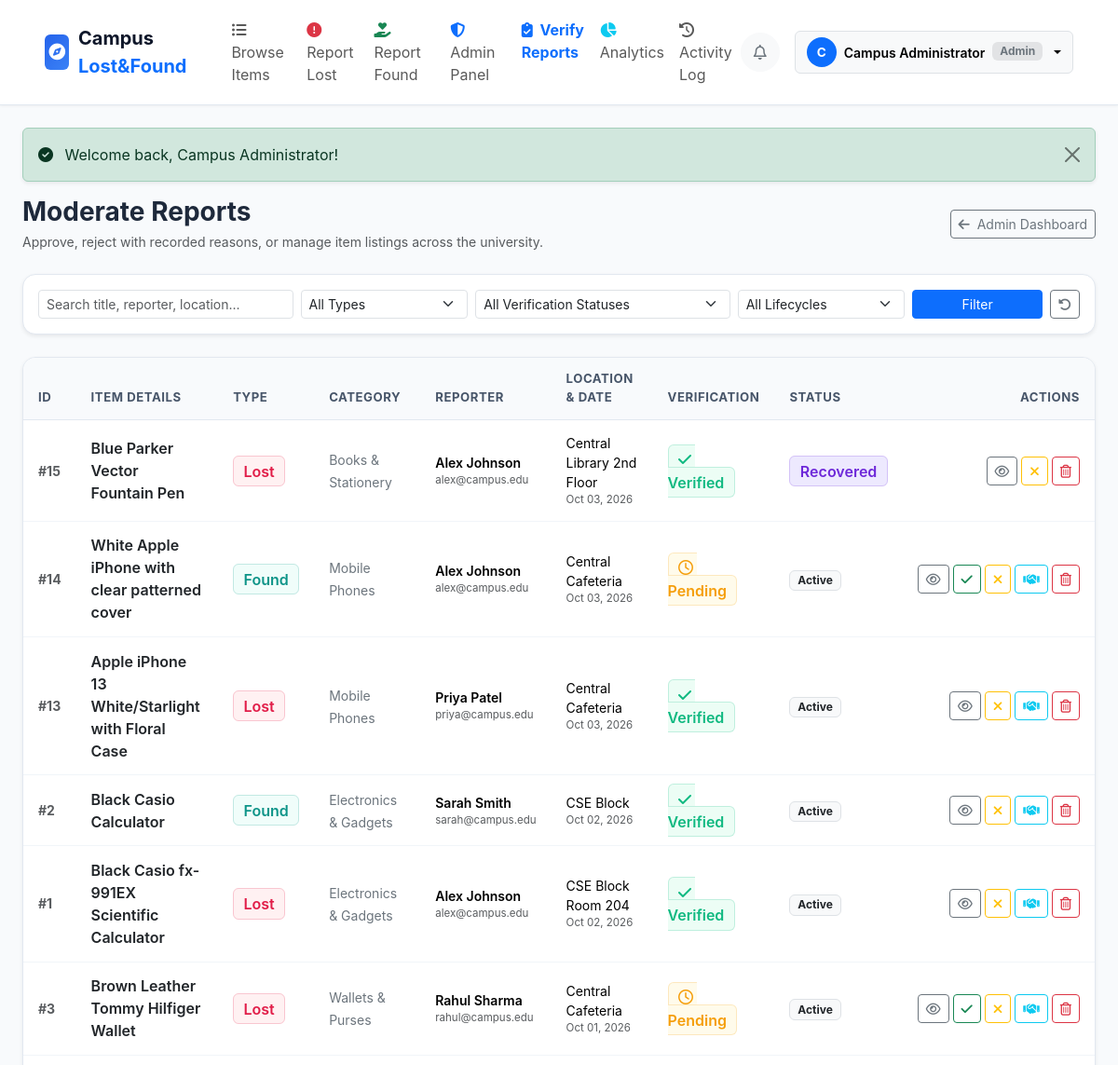
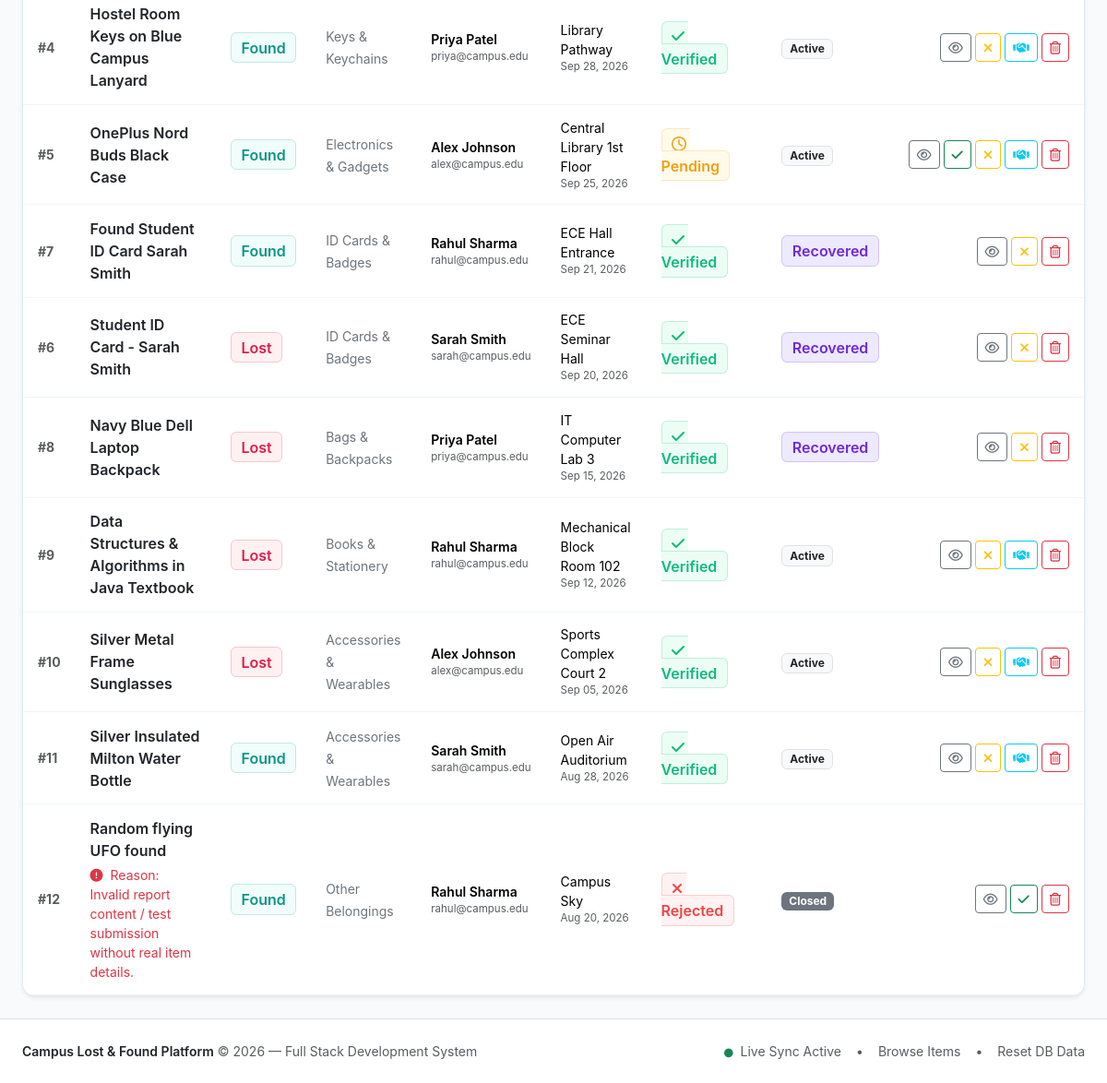
The app's page /admin/manage_reports.php (signed in) with its own data (2 pictures, top to bottom).
### tables this page shows
CREATE TABLE `reports` (
  `id` int(11) NOT NULL AUTO_INCREMENT,
  `user_id` int(11) NOT NULL,
  `type` enum('lost','found') NOT NULL,
  `category_id` int(11) NOT NULL,
  `title` varchar(150) NOT NULL,
  `description` text NOT NULL,
  `location` varchar(150) NOT NULL,
  `item_date` date NOT NULL,
  `image_path` varchar(255) DEFAULT NULL,
  `status` enum('active','recovered','closed') DEFAULT 'active',
  `verification_status` enum('pending','verified','rejected') DEFAULT 'pending',
  `rejection_reason` text DEFAULT NULL,
  `is_deleted` tinyint(1) DEFAULT 0,
  `recovered_at` datetime DEFAULT NULL,
  `recovered_by` int(11) DEFAULT NULL,
  `created_at` timestamp NOT NULL DEFAULT current_timestamp(),
  `updated_at` timestamp NOT NULL DEFAULT current_timestamp() ON UPDATE current_timestamp(),
  PRIMARY KEY (`id`),
  KEY `user_id` (`user_id`),
  KEY `category_id` (`category_id`),
  CONSTRAINT `reports_ibfk_1` FOREIGN KEY (`user_id`) REFERENCES `users` (`id`) ON DELETE CASCADE,
  CONSTRAINT `reports_ibfk_2` FOREIGN KEY (`category_id`) REFERENCES `categories` (`id`)
);

CREATE TABLE `categories` (
  `id` int(11) NOT NULL AUTO_INCREMENT,
  `name` varchar(80) NOT NULL,
  `icon` varchar(50) DEFAULT 'fa-box',
  `description` varchar(255) DEFAULT '',
  PRIMARY KEY (`id`),
  UNIQUE KEY `name` (`name`)
);

CREATE TABLE `users` (
  `id` int(11) NOT NULL AUTO_INCREMENT,
  `name` varchar(100) NOT NULL,
  `email` varchar(150) NOT NULL,
  `password` varchar(255) NOT NULL,
  `role` enum('student','admin') DEFAULT 'student',
  `student_id` varchar(50) DEFAULT NULL,
  `department` varchar(100) DEFAULT NULL,
  `phone` varchar(30) DEFAULT NULL,
  `avatar` varchar(255) DEFAULT NULL,
  `created_at` timestamp NOT NULL DEFAULT current_timestamp(),
  PRIMARY KEY (`id`),
  UNIQUE KEY `email` (`email`)
);

### config/session.php (called while the page is built, shortened)
<?php
function get_base_url() {
    $appUrl = getenv('APP_URL') ?: ($_ENV['APP_URL'] ?? '');
    $scriptName = str_replace('\\', '/', $_SERVER['SCRIPT_NAME'] ?? '');
    $knownSubdirs = ['/admin', '/student', '/api', '/auth', '/includes', '/config'];
    $dir = dirname($scriptName);
    foreach ($knownSubdirs as $sub) {
        if (substr($dir, -strlen($sub)) === $sub) {
            $dir = substr($dir, 0, -strlen($sub));
            break;
        }
    }
    $dir = str_replace('\\', '/', $dir);
    if ($dir === '/' || $dir === '.' || empty($dir)) {
        return '';
    }
    return rtrim($dir, '/');
}

### admin/manage_reports.php (the view, shortened to what this page needs)
<?php
require_once __DIR__ . '/../config/helpers.php';
$searchQuery = trim($_GET['q'] ?? '');
$sql = "
    SELECT r.*, u.name AS reporter_name, u.email AS reporter_email, c.name AS category_name, c.icon AS category_icon
    FROM reports r
    JOIN users u ON r.user_id = u.id
    JOIN categories c ON r.category_id = c.id
    WHERE r.is_deleted = 0
";
$params = [];
$sql .= " ORDER BY r.created_at DESC";
$stmt = $pdo->prepare($sql);
$stmt->execute($params);
$reports = $stmt->fetchAll(PDO::FETCH_ASSOC);
require_once __DIR__ . '/../includes/header.php';
?>
<div class="d-flex flex-column flex-md-row justify-content-between align-items-md-center mb-4 gap-3">
    <div>
        <h3 class="fw-bold mb-1">Moderate Reports</h3>
        <p class="text-muted small mb-0">Approve, reject with recorded reasons, or manage item listings across the university.</p>
    </div>
    <div class="d-flex gap-2">
        <a href="<?= $baseUrl ?>/admin/dashboard.php" class="btn btn-outline-secondary btn-sm">
            <i class="fa-solid fa-arrow-left me-1"></i> Admin Dashboard
        </a>
    </div>
</div>
<div class="card card-custom p-3 mb-4 shadow-sm">
    <form method="GET" action="manage_reports.php" class="row g-2 align-items-center">
        <div class="col-md-3">
            <input type="text" name="q" class="form-control form-control-sm" placeholder="Search title, reporter, location..." value="<?= e($searchQuery) ?>">
        </div>
        <div class="col-md-2">
            <select name="type" class="form-select form-select-sm" onchange="this.form.submit()">
                <option value="all">All Types</option>
            </select>
        </div>
        <div class="col-md-3">
            <select name="verification" class="form-select form-select-sm" onchange="this.form.submit()">
                <option value="all">All Verification Statuses</option>
            </select>
        </div>
        <div class="col-md-2">
            <select name="status" class="form-select form-select-sm" onchange="this.form.submit()">
                <option value="all">All Lifecycles</option>
            </select>
        </div>
        <div class="col-md-2 d-flex gap-2">
            <button type="submit" class="btn btn-primary btn-sm flex-fill">Filter</button>
            <a href="manage_reports.php" class="btn btn-outline-secondary btn-sm" title="Reset Filters"><i class="fa-solid fa-rotate-left"></i></a>
        </div>
    </form>
</div>
<?php if (empty($reports)): ?>
    <div class="empty-state">
        <div class="empty-state-icon"><i class="fa-solid fa-magnifying-glass"></i></div>
        <h5 class="empty-state-title">No reports match your filters</h5>
        <p class="empty-state-text">Try adjusting the verification filter or clearing the search keyword.</p>
        <a href="manage_reports.php" class="btn btn-outline-secondary btn-sm">Clear Filters</a>
    </div>
<?php else: ?>
    <div class="card card-custom p-0 overflow-hidden shadow-sm">
        <div class="table-responsive">
            <table class="table table-custom table-hover mb-0">
                <thead>
                    <tr>
                        <th>ID</th>
                        <th>Item Details</th>
                        <th>Type</th>
                        <th>Category</th>
                        <th>Reporter</th>
                        <th>Location &amp; Date</th>
                        <th>Verification</th>
                        <th>Status</th>
                        <th class="text-end">Actions</th>
                    </tr>
                </thead>
                <tbody>
                    <?php foreach ($reports as $r): ?>
                        <tr>
                            <td class="small fw-bold text-muted">#<?= $r['id'] ?></td>
                            <td>
                                <a href="<?= $baseUrl ?>/item_details.php?id=<?= $r['id'] ?>" class="fw-semibold text-dark text-decoration-none">
                                    <?= e($r['title']) ?>
                                </a>
                                <?php if (!empty($r['rejection_reason'])): ?>
                                    <div class="text-danger small mt-1">
                                        <i class="fa-solid fa-circle-exclamation me-1"></i> Reason: <?= e($r['rejection_reason']) ?>
                                    </div>
                                <?php endif; ?>
                            </td>
                            <td>
                                <?php if ($r['type'] === 'lost'): ?>
                                    <span class="badge-lost">Lost</span>
                                <?php else: ?>
                                    <span class="badge-found">Found</span>
                                <?php endif; ?>
                            </td>
                            <td>
                                <span class="small text-secondary"><?= e($r['category_name']) ?></span>
                            </td>
                            <td>
                                <div class="small fw-semibold"><?= e($r['reporter_name']) ?></div>
                                <div class="text-muted" style="font-size: 0.72rem;"><?= e($r['reporter_email']) ?></div>
                            </td>
                            <td>
                                <div class="small"><?= e($r['location']) ?></div>
                                <div class="text-muted" style="font-size: 0.72rem;"><?= date('M d, Y', strtotime($r['item_date'])) ?></div>
                            </td>
                            <td>
                                <?php if ($r['verification_status'] === 'verified'): ?>
                                    <span class="badge-verified"><i class="fa-solid fa-check me-1"></i> Verified</span>
                                <?php elseif ($r['verification_status'] === 'pending'): ?>
                                    <span class="badge-pending"><i class="fa-regular fa-clock me-1"></i> Pending</span>
                                <?php else: ?>
                                    <span class="badge-rejected"><i class="fa-solid fa-xmark me-1"></i> Rejected</span>
                                <?php endif; ?>
                            </td>
                            <td>
                                <?php if ($r['status'] === 'recovered'): ?>
                                    <span class="badge-recovered">Recovered</span>
                                <?php elseif ($r['status'] === 'active'): ?>
                                    <span class="badge bg-light text-dark border">Active</span>
                                <?php else: ?>
                                    <span class="badge bg-secondary">Closed</span>
                                <?php endif; ?>
                            </td>
                            <td class="text-end">
                                <div class="d-inline-flex gap-1">
                                    <a href="<?= $baseUrl ?>/item_details.php?id=<?= $r['id'] ?>" class="btn btn-outline-secondary btn-sm py-1 px-2" title="View details">
                                        <i class="fa-regular fa-eye"></i>
                                    </a>
                                    <?php if ($r['verification_status'] !== 'verified'): ?>
                                        <a href="manage_reports.php?action=verify&id=<?= $r['id'] ?>" class="btn btn-outline-success btn-sm py-1 px-2" title="Verify report" onclick="return confirm('Verify and approve this report?');">
                                            <i class="fa-solid fa-check"></i>
                                        </a>
                                    <?php endif; ?>
                                    <?php if ($r['verification_status'] !== 'rejected'): ?>
                                        <button type="button" class="btn btn-outline-warning btn-sm py-1 px-2" title="Reject report" onclick="openRejectModal(<?= $r['id'] ?>, '<?= e(addslashes($r['title'])) ?>')">
                                            <i class="fa-solid fa-xmark"></i>
                                        </button>
                                    <?php endif; ?>
                                    <?php if ($r['status'] === 'active'): ?>
                                        <a href="manage_reports.php?action=recover&id=<?= $r['id'] ?>" class="btn btn-outline-info btn-sm py-1 px-2" title="Mark as Recovered" onclick="return confirm('Mark this item as recovered?');">
                                            <i class="fa-solid fa-handshake"></i>
                                        </a>
                                    <?php endif; ?>
                                    <a href="manage_reports.php?action=delete&id=<?= $r['id'] ?>" class="btn btn-outline-danger btn-sm py-1 px-2" title="Remove from public view" onclick="return confirm('Are you sure you want to remove this report from public listings?');">
                                        <i class="fa-regular fa-trash-can"></i>
                                    </a>
                                </div>
                            </td>
                        </tr>
                    <?php endforeach; ?>
                </tbody>
            </table>
        </div>
    </div>
<?php endif; ?>
<?php require_once __DIR__ . '/../includes/footer.php'; ?>

### assets/css/style.css (style rules this page uses)
:root { --primary: #2563eb; --primary-hover: #1d4ed8; --primary-soft: #eff6ff; --success: #10b981; --success-soft: #ecfdf5; --warning: #f59e0b; --warning-soft: #fffbeb; --danger: #ef4444; --danger-soft: #fef2f2; --lost-color: #e11d48; --lost-bg: #fff1f2; --found-color: #0d9488; --found-bg: #f0fdfa; --text-main: #1e293b; --text-muted: #64748b; --border-color: #e2e8f0; --card-bg: #ffffff; --body-bg: #f8fafc; --radius-sm: 6px; --radius-md: 10px; --radius-lg: 14px; --shadow-sm: 0 1px 3px rgba(0, 0, 0, 0.05); --shadow-md: 0 4px 12px rgba(0, 0, 0, 0.06); --shadow-lg: 0 10px 25px rgba(0, 0, 0, 0.08); }
body { font-family: -apple-system, BlinkMacSystemFont, "Segoe UI", Roboto, "Helvetica Neue", Arial, sans-serif; color: var(--text-main); background-color: var(--body-bg); min-height: 100vh; display: flex; flex-direction: column; }
.card-custom { background: var(--card-bg); border: 1px solid var(--border-color); border-radius: var(--radius-lg); box-shadow: var(--shadow-sm); transition: transform 0.2s ease, box-shadow 0.2s ease; }
.badge-lost { background-color: var(--lost-bg); color: var(--lost-color); border: 1px solid rgba(225, 29, 72, 0.2); font-weight: 600; padding: 0.35em 0.65em; border-radius: var(--radius-sm); }
.badge-found { background-color: var(--found-bg); color: var(--found-color); border: 1px solid rgba(13, 148, 136, 0.2); font-weight: 600; padding: 0.35em 0.65em; border-radius: var(--radius-sm); }
.badge-recovered { background-color: #ede9fe; color: #6d28d9; border: 1px solid rgba(109, 40, 217, 0.2); font-weight: 600; padding: 0.35em 0.65em; border-radius: var(--radius-sm); }
.badge-verified { background-color: var(--success-soft); color: var(--success); border: 1px solid rgba(16, 185, 129, 0.2); font-weight: 600; padding: 0.35em 0.65em; border-radius: var(--radius-sm); }
.badge-pending { background-color: var(--warning-soft); color: var(--warning); border: 1px solid rgba(245, 158, 11, 0.2); font-weight: 600; padding: 0.35em 0.65em; border-radius: var(--radius-sm); }
.badge-rejected { background-color: var(--danger-soft); color: var(--danger); border: 1px solid rgba(239, 68, 68, 0.2); font-weight: 600; padding: 0.35em 0.65em; border-radius: var(--radius-sm); }
.table-custom { vertical-align: middle; }
.table-custom thead th { background-color: #f8fafc; color: #475569; font-size: 0.825rem; text-transform: uppercase; letter-spacing: 0.04em; border-bottom: 1px solid var(--border-color); padding: 0.85rem 1rem; }
.table-custom tbody td { padding: 0.85rem 1rem; border-bottom: 1px solid #f1f5f9; }

### records on screen
reports: id "15", title "Blue Parker Vector Fountain Pen", type "Lost", category.name "Books & Stationery", user.name "Alex Johnson", user.email "alex@campus.edu", location "Central Library 2nd Floor", item_date "Oct 03, 2026", verification_status "verified" (drawn), status "Recovered"
reports: id "14", title "White Apple iPhone with clear patterned cover", type "Found", category.name "Mobile Phones", user.name "Alex Johnson", user.email "alex@campus.edu", location "Central Cafeteria", item_date "Oct 03, 2026", verification_status "pending" (drawn), status "Active"
reports: id "13", title "Apple iPhone 13 White/Starlight with Floral Case", type "Lost", category.name "Mobile Phones", user.name "Priya Patel", user.email "priya@campus.edu", location "Central Cafeteria", item_date "Oct 03, 2026", verification_status "verified" (drawn), status "Active"
reports: id "2", title "Black Casio Calculator", type "Found", category.name "Electronics & Gadgets", user.name "Sarah Smith", user.email "sarah@campus.edu", location "CSE Block", item_date "Oct 02, 2026", verification_status "verified" (drawn), status "Active"
reports: id "1", title "Black Casio fx-991EX Scientific Calculator", type "Lost", category.name "Electronics & Gadgets", user.name "Alex Johnson", user.email "alex@campus.edu", location "CSE Block Room 204", item_date "Oct 02, 2026", verification_status "verified" (drawn), status "Active"
reports: id "3", title "Brown Leather Tommy Hilfiger Wallet", type "Lost", category.name "Wallets & Purses", user.name "Rahul Sharma", user.email "rahul@campus.edu", location "Central Cafeteria", item_date "Oct 01, 2026", verification_status "pending" (drawn), status "Active"
reports: id "4", title "Hostel Room Keys on Blue Campus Lanyard", type "Found", category.name "Keys & Keychains", user.name "Priya Patel", user.email "priya@campus.edu", location "Library Pathway", item_date "Sep 28, 2026", verification_status "verified" (drawn), status "Active"
reports: id "5", title "OnePlus Nord Buds Black Case", type "Found", category.name "Electronics & Gadgets", user.name "Alex Johnson", user.email "alex@campus.edu", location "Central Library 1st Floor", item_date "Sep 25, 2026", verification_status "pending" (drawn), status "Active"
reports: id "7", title "Found Student ID Card Sarah Smith", type "Found", category.name "ID Cards & Badges", user.name "Rahul Sharma", user.email "rahul@campus.edu", location "ECE Hall Entrance", item_date "Sep 21, 2026", verification_status "verified" (drawn), status "Recovered"
reports: id "6", title "Student ID Card - Sarah Smith", type "Lost", category.name "ID Cards & Badges", user.name "Sarah Smith", user.email "sarah@campus.edu", location "ECE Seminar Hall", item_date "Sep 20, 2026", verification_status "verified" (drawn), status "Recovered"
reports: id "8", title "Navy Blue Dell Laptop Backpack", type "Lost", category.name "Bags & Backpacks", user.name "Priya Patel", user.email "priya@campus.edu", location "IT Computer Lab 3", item_date "Sep 15, 2026", verification_status "verified" (drawn), status "Recovered"
reports: id "9", title "Data Structures & Algorithms in Java Textbook", type "Lost", category.name "Books & Stationery", user.name "Rahul Sharma", user.email "rahul@campus.edu", location "Mechanical Block Room 102", item_date "Sep 12, 2026", verification_status "verified" (drawn), status "Active"
reports: id "10", title "Silver Metal Frame Sunglasses", type "Lost", category.name "Accessories & Wearables", user.name "Alex Johnson", user.email "alex@campus.edu", location "Sports Complex Court 2", item_date "Sep 05, 2026", verification_status "verified" (drawn), status "Active"
reports: id "11", title "Silver Insulated Milton Water Bottle", type "Found", category.name "Accessories & Wearables", user.name "Sarah Smith", user.email "sarah@campus.edu", location "Open Air Auditorium", item_date "Aug 28, 2026", verification_status "verified" (drawn), status "Active"
reports: id "12", title "Random flying UFO found", rejection_reason "Invalid report content / test submission without real item details.", type "Found", category.name "Other Belongings", user.name "Rahul Sharma", user.email "rahul@campus.edu", location "Campus Sky", item_date "Aug 20, 2026", verification_status "rejected" (drawn), status "Closed"

### other values on screen
substr($currentUser['name'], 0, 1) "C"
$currentUser['name'] "Campus Administrator"
$currentUser['role'] "Admin"
$msg['message'] "Welcome back, Campus Administrator!"
